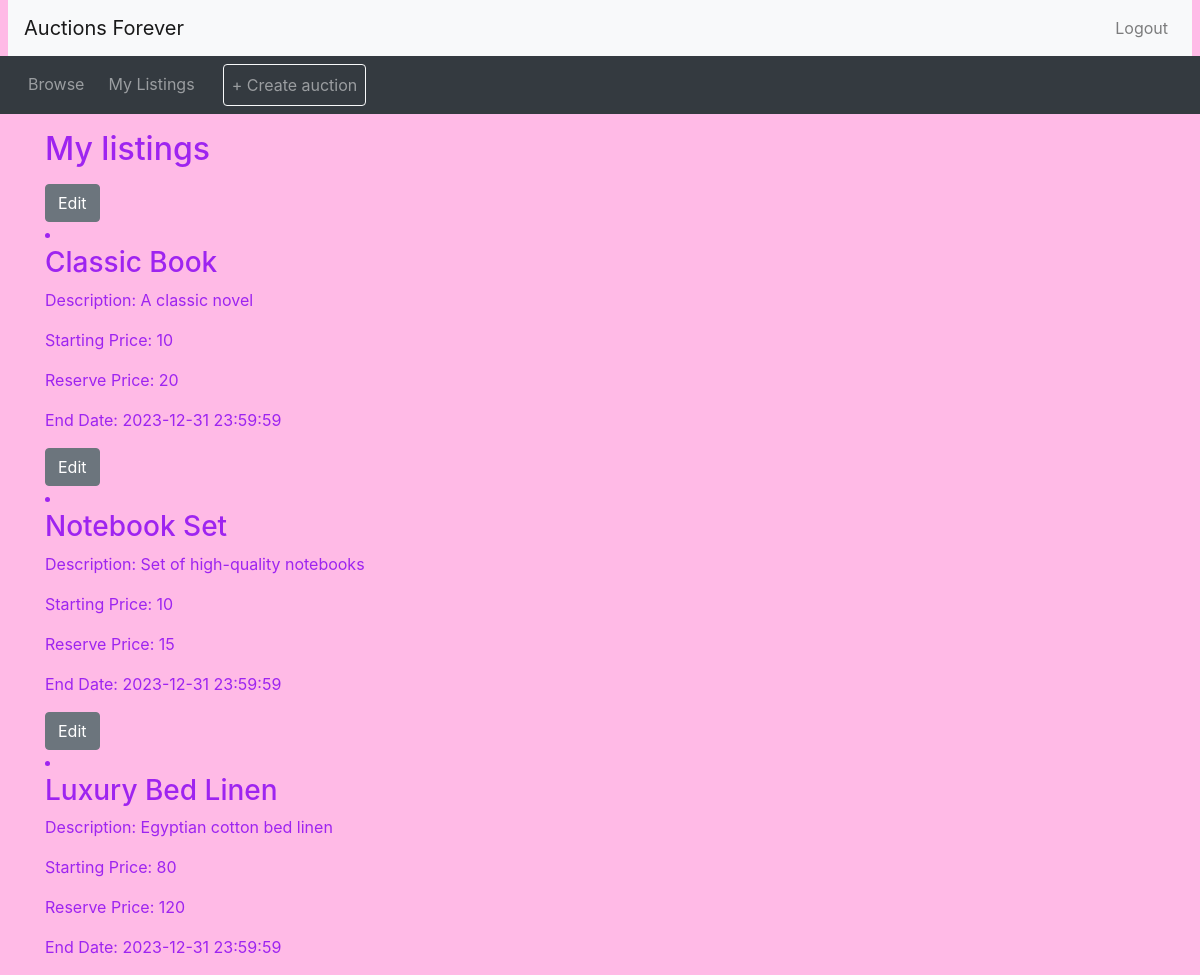
/mylistings.php (signed in), run on the app's committed database.
### tables this page shows
CREATE TABLE `AuctionItem` (
  `ItemAuctionID` int(4) NOT NULL AUTO_INCREMENT,
  `Title` text NOT NULL,
  `SellerID` int(4) NOT NULL,
  `CategoryID` int(4) NOT NULL,
  `Description` text NOT NULL,
  `StartingPrice` int(11) NOT NULL,
  `ReservePrice` int(11) NOT NULL,
  `EndDate` datetime NOT NULL,
  PRIMARY KEY (`ItemAuctionID`)
);

### mylistings.php (the view, shortened to what this page needs)
<?php include_once("header.php")?>
<div class="container">
<h2 class="my-3">My listings</h2>
<?php
include 'db_connect.php';
if (isset ($_SESSION['logged_in']) && $_SESSION['logged_in'] == true && $_SESSION['account_type'] == 'seller'){
  $UserID = $_SESSION['username'];
  $stmt = $connection -> prepare("SELECT SellerID FROM Sellers WHERE UserID = ?");
  if($stmt){
    $stmt-> bind_param("i", $UserID);
    $stmt->execute();
    $result = $stmt->get_result();
    if ($result->num_rows>0){
      $row = $result->fetch_assoc();
      $SellerID = $row['SellerID'];
      $stmt = $connection->prepare("SELECT ItemAuctionID, Title, Description, StartingPrice, ReservePrice, EndDate  FROM AuctionItem WHERE SellerID = ?");
      if($stmt){
        $stmt->bind_param("i", $SellerID);
        $stmt->execute();
        $result = $stmt->get_result();
        if ($result->num_rows>0){
          while ($row = $result->fetch_assoc()){
            $title = $row['Title'];
            $description = $row['Description'];
            $startingprice = $row['StartingPrice'];
            $reserveprice = $row['ReservePrice'];
            $enddate = $row['EndDate'];
            $itemAuctionID =$row['ItemAuctionID'];
            echo "<a href='edit_auction.php?item_id=" . $itemAuctionID . "' class='btn btn-secondary'>Edit</a>";
            echo "<li>";
            echo "<h3>" . htmlspecialchars($title) . "</h3>";
            echo "<p>Description: " . htmlspecialchars($description) . "</p>";
            echo "<p>Starting Price: " . htmlspecialchars($startingprice) . "</p>";
            echo "<p>Reserve Price: " . htmlspecialchars($reserveprice) . "</p>";
            echo "<p>End Date: " . htmlspecialchars($enddate) . "</p>";
            echo "</li>";
          }
        }else{
          echo "<p>You have no listed items.</p>";
        }
      }
    }
  }
}
?>
<?php include_once("footer.php")?>

### css/custom.css (style rules this page uses)
body, body * { color: rgb(158, 36, 240); }
body { color: rgb(255, 186, 230); background-color: rgb(255, 186, 230); }

### header.php (style rules this page uses)
body, body * { color: rgb(158, 36, 240); }
body { color: rgb(255, 186, 230); background-color: rgb(255, 186, 230); }

### data on the page
auctionitem: Title "Classic Book", Description "A classic novel", StartingPrice "10", ReservePrice "20", EndDate "2023-12-31 23:59:59"
auctionitem: Title "Notebook Set", Description "Set of high-quality notebooks", StartingPrice "10", ReservePrice "15", EndDate "2023-12-31 23:59:59"
auctionitem: Title "Luxury Bed Linen", Description "Egyptian cotton bed linen", StartingPrice "80", ReservePrice "120", EndDate "2023-12-31 23:59:59"
